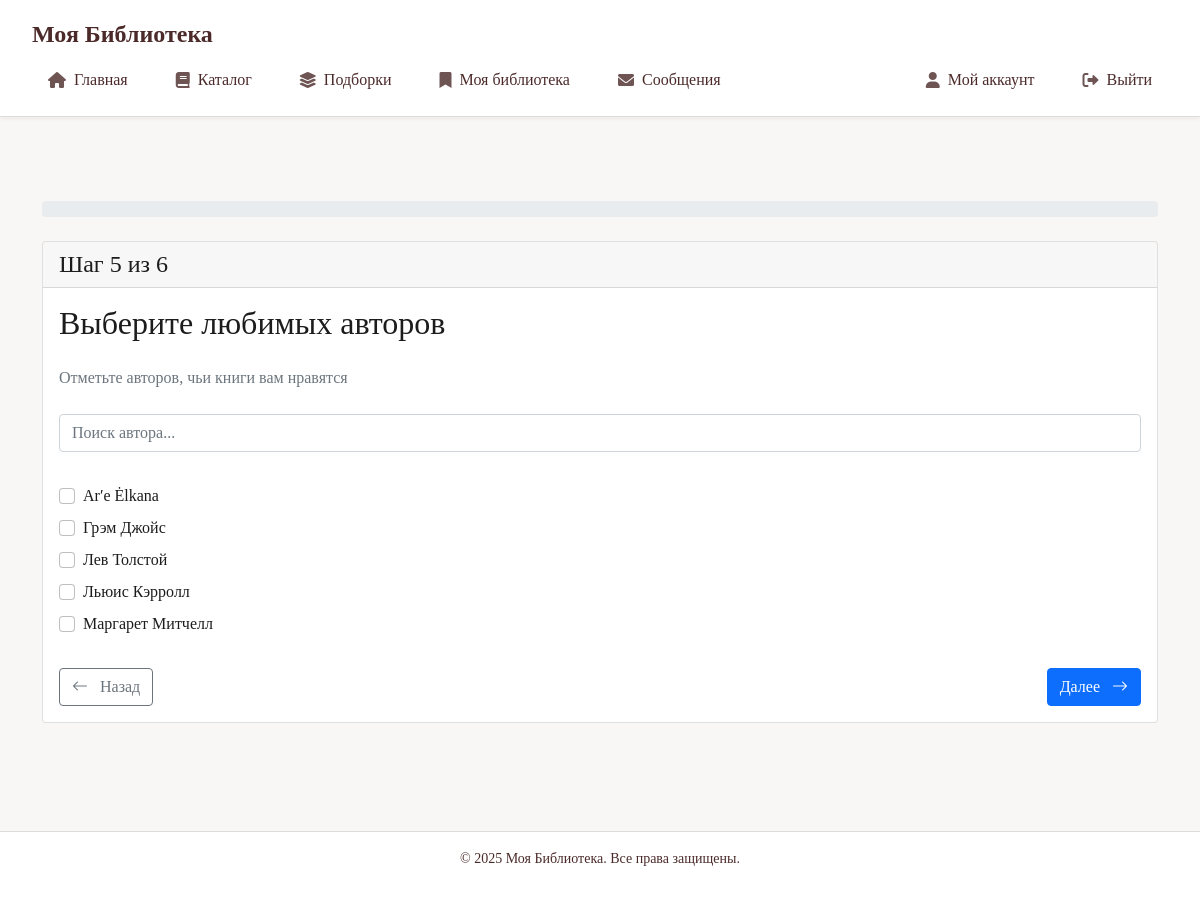
The app's page /recommendations/survey/step5/ (signed in), older data.
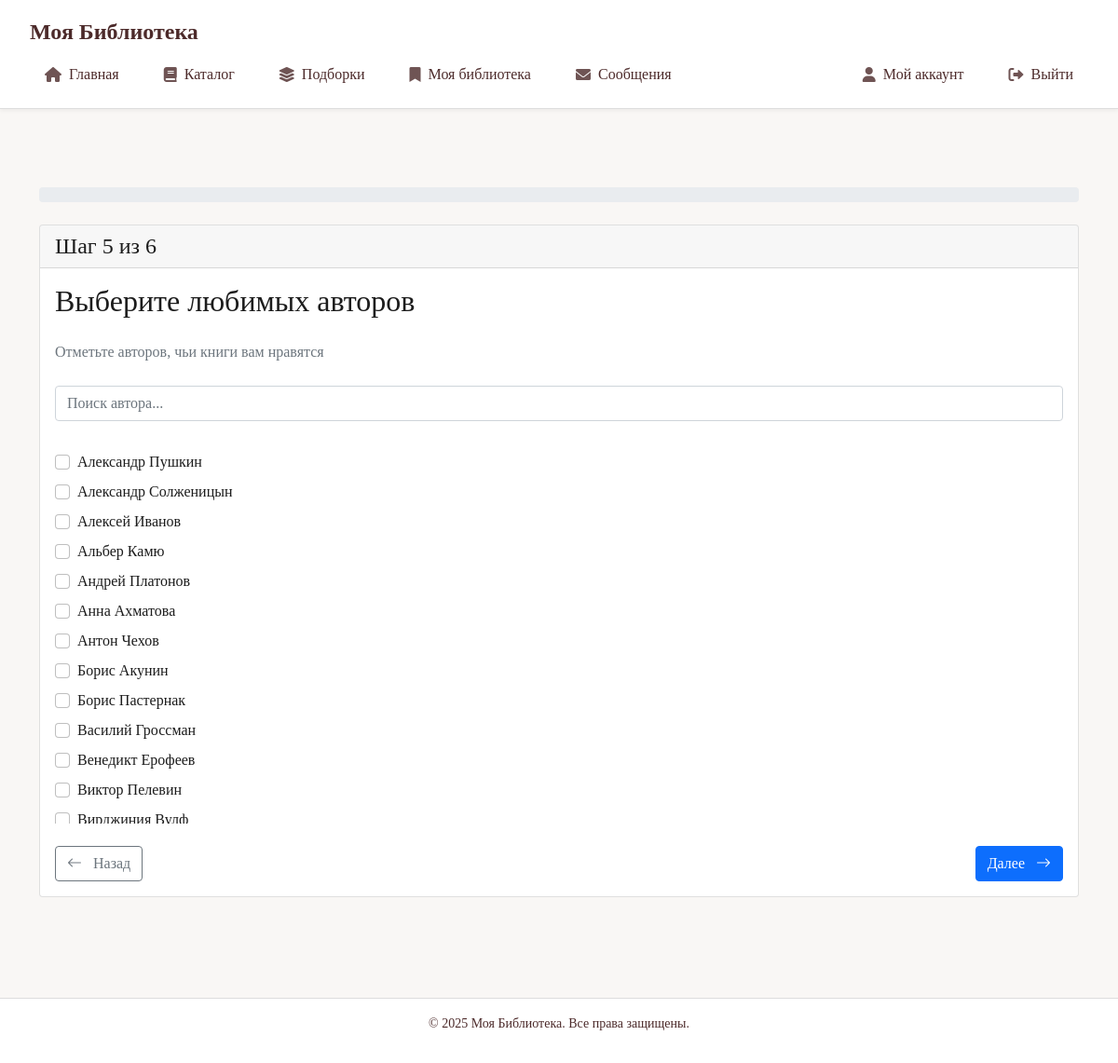
The same page, newer data.
### books/models.py (models this page shows, shortened)
class Author(models.Model):
    name = models.CharField(max_length=255, verbose_name="Имя автора")
    birthday = models.DateField(blank=True, null=True, verbose_name="День рождения")
    die = models.DateField(blank=True, null=True, verbose_name="Дата смерти")
    century = models.PositiveIntegerField(verbose_name="Век")
    country = models.CharField(max_length=255, verbose_name="Страна")
    bio = models.TextField(blank=True, null=True, verbose_name="Биография")
    wiki_url = models.URLField(max_length=500, blank=True, null=True, verbose_name="Ссылка на Wikipedia")

### recommendations/views.py (the view)
# urls.py: path('survey/step5/', views.survey_step5, name='survey_step5'),  # Любимые авторы
@login_required
def survey_step5(request):
    context = {
        'step': 5,
        'authors': Author.objects.all().order_by('name'),
    }
    return render(request, 'recommendations/survey_step5.html', context)

### main_admin/context_processors.py (called while the page is built, shortened)
def site_settings(request):
    if not request.path.startswith('/admin/'):
        return {}

### recommendations/templatetags/rec_tags.py (called while the page is built)
@register.filter
def multiply(value, arg):
    try:
        return float(value) * float(arg)
    except (ValueError, TypeError):
        return ''

### users/models.py (called while the page is built)
    @property
    def has_unread_messages(self):
        return self.moderator_messages.filter(is_read=False).exists()

### recommendations/templates/recommendations/survey_step5.html (shortened to what this page needs)
{% extends 'recommendations/survey_base.html' %}
{% block step_content %}
<h2 class="mb-4">Выберите любимых авторов</h2>
<p class="text-muted mb-4">Отметьте авторов, чьи книги вам нравятся</p>
<form id="authorsForm" class="needs-validation" novalidate>
    <div class="row g-3">
        <div class="col-12">
            <div class="input-group mb-3">
                <input type="text" class="form-control" id="authorSearch"
                       placeholder="Поиск автора..." aria-label="Поиск автора">
            </div>
        </div>
        <div class="col-12">
            <div class="authors-list" style="max-height: 400px; overflow-y: auto;">
                {% for author in authors %}
                <div class="form-check mb-2">
                    <input class="form-check-input" type="checkbox" name="favorite_authors"
                           value="{{ author.id }}" id="author_{{ author.id }}">
                    <label class="form-check-label" for="author_{{ author.id }}">
                        {{ author.name }}
                    </label>
                </div>
                {% endfor %}
            </div>
        </div>
    </div>
    <div class="d-flex justify-content-between mt-4">
        <button type="button" class="btn btn-outline-secondary" onclick="navigateToStep(4)">
            <i class="bi bi-arrow-left me-2"></i>
            Назад
        </button>
        <button type="submit" class="btn btn-primary">
            Далее
            <i class="bi bi-arrow-right ms-2"></i>
        </button>
    </div>
</form>
{% endblock %}

Row changes from the older to the newer data that the page shows:
removed Author: name "Arʹe Ėlkana"
removed Author: name "Грэм Джойс"
removed Author: name "Лев Толстой"
removed Author: name "Льюис Кэрролл"
removed Author: name "Маргарет Митчелл"
added Author: name "Александр Пушкин"
added Author: name "Александр Солженицын"
added Author: name "Алексей Иванов"
added Author: name "Альбер Камю"
added Author: name "Андрей Платонов"
added Author: name "Анна Ахматова"
added Author: name "Антон Чехов"
added Author: name "Борис Акунин"
added Author: name "Борис Пастернак"
added Author: name "Василий Гроссман"
added Author: name "Венедикт Ерофеев"
added Author: name "Виктор Пелевин"
added Author: name "Вирджиния Вулф"
